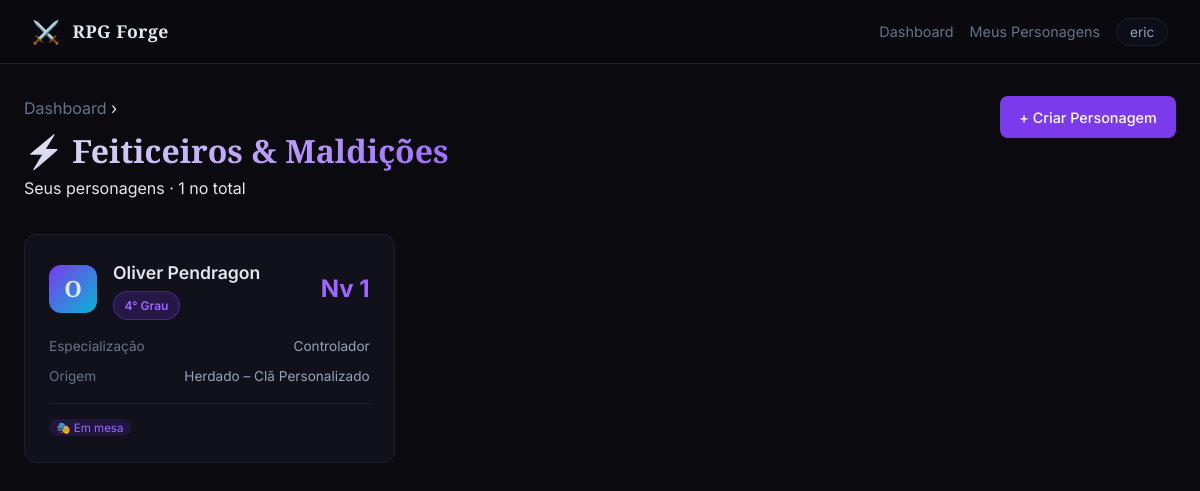
The page /sistema/jujutsu (signed in) on the database as committed earlier.
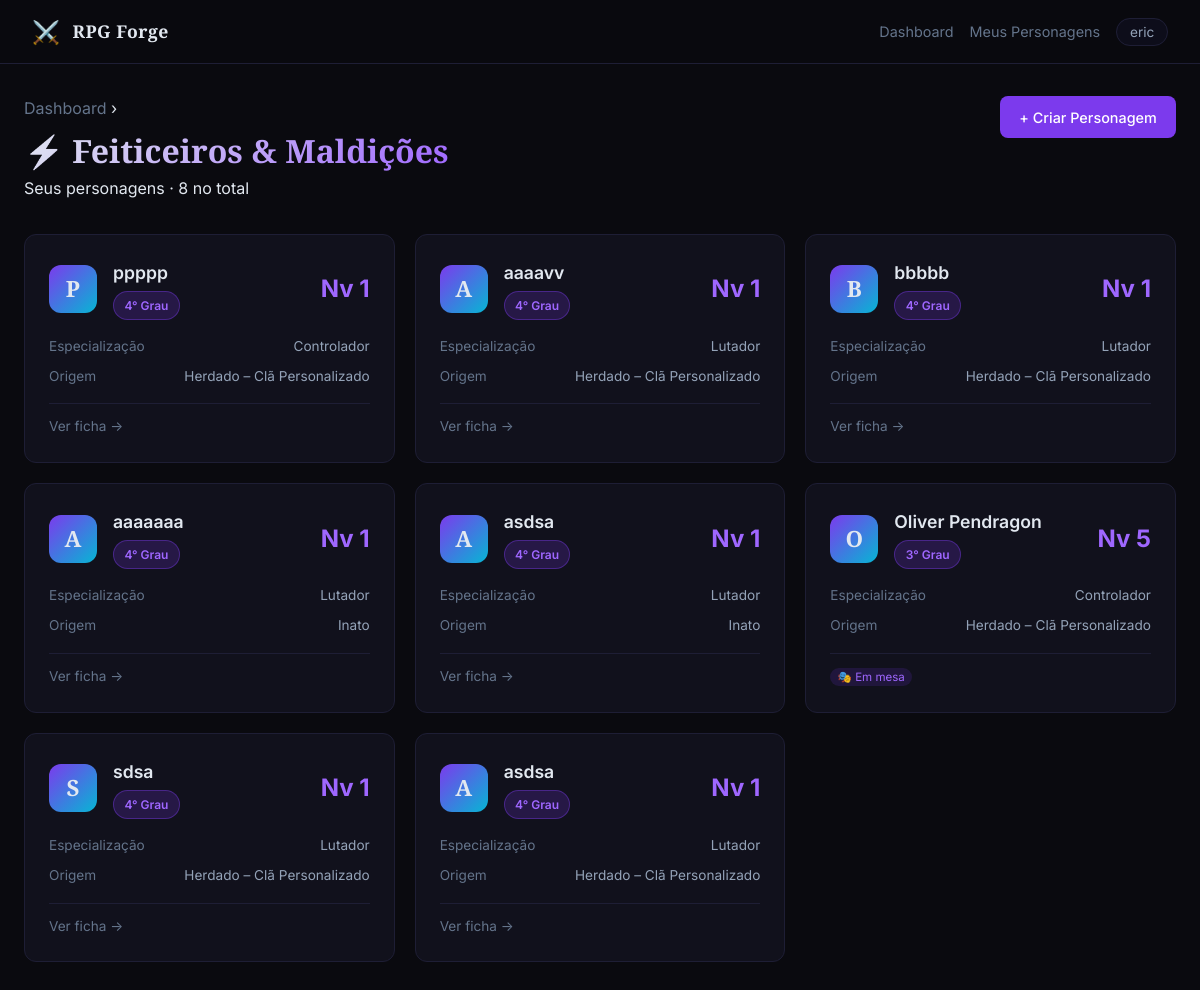
The same page on the database as committed later.
### tables this page shows
CREATE TABLE personagens (
                id INTEGER PRIMARY KEY AUTOINCREMENT,
                nome TEXT NOT NULL,
                dados TEXT NOT NULL,
                criado_em TIMESTAMP DEFAULT CURRENT_TIMESTAMP,
                atualizado_em TIMESTAMP DEFAULT CURRENT_TIMESTAMP
            , usuario_id INTEGER, sistema TEXT DEFAULT 'jujutsu', mesa_id INTEGER);

### app.py (the view)
@app.route("/sistema/jujutsu")
@login_required
def sistema_jujutsu():
    uid = session["usuario_id"]
    with get_db() as conn:
        rows = conn.execute(
            "SELECT id, nome, dados, mesa_id, criado_em FROM personagens WHERE usuario_id=? AND sistema='jujutsu' ORDER BY atualizado_em DESC",
            (uid,)
        ).fetchall()
    lista = []
    for p in rows:
        dados = json.loads(p["dados"])
        lista.append({
            "id": p["id"],
            "nome": p["nome"],
            "mesa_id": p["mesa_id"],
            "nivel": dados.get("nivel", 1),
            "grau": calcular_grau(dados.get("nivel", 1)),
            "especializacao": ESPECIALIZACOES.get(dados.get("especializacao", ""), {}).get("nome", "?"),
            "origem": ORIGENS.get(dados.get("origem", ""), {}).get("nome", "?"),
            "criado_em": p["criado_em"],
        })
    return render_template("index.html", personagens=lista, usuario=usuario_logado())

### app.py (called while the page is built)
def get_db():
    conn = sqlite3.connect(DB_PATH)
    conn.row_factory = sqlite3.Row
    return conn

def login_required(f):
    @wraps(f)
    def decorated(*args, **kwargs):
        if "usuario_id" not in session:
            return redirect(url_for("login"))
        return f(*args, **kwargs)
    return decorated

def usuario_logado():
    return {"id": session.get("usuario_id"), "username": session.get("usuario_nome")}

### game_data.py (called while the page is built)
def calcular_grau(nivel):
    for (min_n, max_n), grau in GRAUS_FEITICEIRO.items():
        if min_n <= nivel <= max_n:
            return grau
    return "Especial"

### templates/index.html (shortened to what this page needs)
{% extends "base.html" %}
{% block content %}
<div class="page-header">
  <div>
    <p class="page-sub" style="margin-bottom:.2rem"><a href="{{ url_for('dashboard') }}" style="color:var(--text-muted);text-decoration:none">Dashboard</a> ›</p>
    <h1 class="page-title">⚡ Feiticeiros & Maldições</h1>
    <p class="page-sub">Seus personagens · {{ personagens|length }} no total</p>
  </div>
  <a href="{{ url_for('criar') }}" class="btn btn-primary">+ Criar Personagem</a>
</div>
{% if personagens %}
<div class="cards-grid">
  {% for p in personagens %}
  <div class="char-card-wrap">
    <a href="{{ url_for('ver_personagem', pid=p.id) }}" class="char-card">
      <div class="char-card-header">
        <div class="char-avatar">{{ p.nome[0].upper() }}</div>
        <div class="char-info">
          <h3 class="char-nome">{{ p.nome }}</h3>
          <span class="char-grau badge badge-grau">{{ p.grau }}</span>
        </div>
        <span class="char-nivel">Nv {{ p.nivel }}</span>
      </div>
      <div class="char-card-body">
        <div class="char-detail">
          <span class="detail-label">Especialização</span>
          <span class="detail-value">{{ p.especializacao }}</span>
        </div>
        <div class="char-detail">
          <span class="detail-label">Origem</span>
          <span class="detail-value">{{ p.origem }}</span>
        </div>
      </div>
      <div class="char-card-footer">
        {% if p.mesa_id %}
        <span class="char-mesa-badge">🎭 Em mesa</span>
        {% else %}
        <span class="text-muted">Ver ficha →</span>
        {% endif %}
      </div>
    </a>
  </div>
  {% endfor %}
</div>
{% endif %}
{% endblock %}

### templates/base.html (shortened to what this page needs)
<!DOCTYPE html>
<html lang="pt-BR">
<head>
  <link rel="stylesheet" href="{{ url_for('static', filename='css/style.css') }}">
</head>
<body>
  <nav class="navbar">
    <a href="{{ url_for('dashboard') }}" class="nav-brand">
      <span class="brand-icon">⚔️</span>
      <span>RPG Forge</span>
    </a>
    <div class="nav-links">
      <a href="{{ url_for('dashboard') }}" class="nav-link">Dashboard</a>
      <a href="{{ url_for('sistema_jujutsu') }}" class="nav-link">Meus Personagens</a>
      <div class="nav-user-menu">
        <span class="nav-username">{{ session.get('usuario_nome', '') }}</span>
      </div>
    </div>
  </nav>
  <main class="main-content">
    {% block content %}{% endblock %}
  </main>
</body>
</html>

### static/css/style.css (style rules this page uses)
*, *::before, *::after { box-sizing: border-box; margin: 0; padding: 0; }
:root { --bg: #0a0a0f; --bg-card: #11111c; --bg-card-hover: #161625; --bg-input: #0d0d1a; --border: #1e1e35; --border-hover: #3a3a6a; --accent: #7c3aed; --accent-light: #9f67ff; --accent-glow: rgba(124,58,237,0.35); --accent2: #06b6d4; --text: #e2e8f0; --text-muted: #64748b; --text-dim: #94a3b8; --success: #10b981; --warning: #f59e0b; --danger: #ef4444; --pv-color: #10b981; --pe-color: #7c3aed; --radius: 12px; --radius-sm: 8px; --shadow: 0 4px 24px rgba(0,0,0,0.5); --shadow-glow: 0 0 30px rgba(124,58,237,0.2); }
html { font-size: 16px; }
body { font-family: 'Inter', -apple-system, sans-serif; background: var(--bg); color: var(--text); min-height: 100vh; line-height: 1.6; }
.navbar { display: flex; align-items: center; justify-content: space-between; padding: 0 2rem; height: 64px; background: rgba(10,10,15,0.95); border-bottom: 1px solid var(--border); position: sticky; top: 0; z-index: 100; backdrop-filter: blur(12px); }
.nav-brand { display: flex; align-items: center; gap: 0.75rem; text-decoration: none; font-family: 'Cinzel', serif; font-size: 1.1rem; color: var(--text); font-weight: 600; letter-spacing: 0.5px; }
.brand-icon { font-size: 1.4rem; }
.nav-links { display: flex; align-items: center; gap: 1rem; }
.nav-link { color: var(--text-muted); text-decoration: none; font-size: 0.9rem; transition: color 0.2s; }
.main-content { max-width: 1400px; margin: 0 auto; padding: 2rem 1.5rem; }
.btn { display: inline-flex; align-items: center; gap: 0.4rem; padding: 0.6rem 1.2rem; border-radius: var(--radius-sm); font-size: 0.9rem; font-weight: 500; cursor: pointer; text-decoration: none; border: none; transition: all 0.2s; white-space: nowrap; }
.btn-primary { background: var(--accent); color: white; }
.badge { display: inline-block; padding: 0.25rem 0.65rem; border-radius: 99px; font-size: 0.75rem; font-weight: 600; }
.badge-grau { background: rgba(124,58,237,0.2); color: var(--accent-light); border: 1px solid rgba(124,58,237,0.4); }
.page-header { display: flex; align-items: center; justify-content: space-between; margin-bottom: 2rem; gap: 1rem; }
.page-title { font-family: 'Cinzel', serif; font-size: 2rem; font-weight: 700; background: linear-gradient(135deg, var(--text) 0%, var(--accent-light) 100%); -webkit-background-clip: text; -webkit-text-fill-color: transparent; background-clip: text; }
.cards-grid { display: grid; grid-template-columns: repeat(auto-fill, minmax(280px, 1fr)); gap: 1.25rem; }
.char-card { display: block; background: var(--bg-card); border: 1px solid var(--border); border-radius: var(--radius); padding: 1.5rem; text-decoration: none; color: var(--text); transition: all 0.25s; position: relative; overflow: hidden; }
.char-card::before { content: ''; position: absolute; top: 0; left: 0; right: 0; height: 3px; background: linear-gradient(90deg, var(--accent), var(--accent2)); opacity: 0; transition: opacity 0.25s; }
.char-card-header { display: flex; align-items: center; gap: 1rem; margin-bottom: 1rem; }
.char-avatar { width: 48px; height: 48px; background: linear-gradient(135deg, var(--accent), var(--accent2)); border-radius: 12px; display: flex; align-items: center; justify-content: center; font-size: 1.4rem; font-weight: 700; font-family: 'Cinzel', serif; flex-shrink: 0; }
.char-info { flex: 1; }
.char-nome { font-size: 1.1rem; font-weight: 600; margin-bottom: 0.25rem; }
.char-nivel { font-size: 1.5rem; font-weight: 700; color: var(--accent-light); }
.char-card-body { display: flex; flex-direction: column; gap: 0.5rem; margin-bottom: 1rem; }
.char-detail { display: flex; justify-content: space-between; font-size: 0.85rem; }
.detail-label { color: var(--text-muted); }
.detail-value { color: var(--text-dim); }
.char-card-footer { border-top: 1px solid var(--border); padding-top: 0.75rem; font-size: 0.85rem; color: var(--text-muted); }
.text-muted { color: var(--text-muted); }
.page-header { display: flex; align-items: flex-start; justify-content: space-between; gap: 1rem; margin-bottom: 2rem; flex-wrap: wrap; }
.nav-user-menu { position:relative;cursor:pointer }
.nav-username { font-size:.85rem;color:var(--text-dim);background:var(--bg-input);border:1px solid var(--border);border-radius:99px;padding:.3rem .8rem;transition:border-color .15s }

### templates/index.html (style rules this page uses)
.char-card-wrap { position:relative }
.char-mesa-badge { font-size:.72rem;background:rgba(124,58,237,.15);color:var(--accent-light);border-radius:99px;padding:.1rem .45rem }

Rows that differ between the two databases and show on the page:
added personagens: nome "P", nome "ppppp", grau "4° Grau", nivel "1", especializacao "Controlador", origem "Herdado – Clã Personalizado", shows "Ver ficha →"
added personagens: nome "A", nome "aaaavv", grau "4° Grau", nivel "1", especializacao "Lutador", origem "Herdado – Clã Personalizado", shows "Ver ficha →"
added personagens: nome "B", nome "bbbbb", grau "4° Grau", nivel "1", especializacao "Lutador", origem "Herdado – Clã Personalizado", shows "Ver ficha →"
added personagens: nome "A", nome "aaaaaaa", grau "4° Grau", nivel "1", especializacao "Lutador", origem "Inato", shows "Ver ficha →"
added personagens: nome "A", nome "asdsa", grau "4° Grau", nivel "1", especializacao "Lutador", origem "Inato", shows "Ver ficha →"
changed personagens "Oliver Pendragon": grau "4° Grau" → "3° Grau"; nivel "1" → "5"
added personagens: nome "S", nome "sdsa", grau "4° Grau", nivel "1", especializacao "Lutador", origem "Herdado – Clã Personalizado", shows "Ver ficha →"
added personagens: nome "A", nome "asdsa", grau "4° Grau", nivel "1", especializacao "Lutador", origem "Herdado – Clã Personalizado", shows "Ver ficha →"
Other text that changed with them:
{{ personagens|length }}: "1" → "8"
